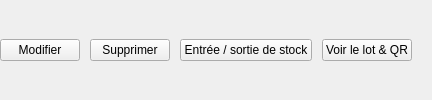
                              <widget class="QWidget" name="inventoryActions">
                                <layout class="QHBoxLayout" name="inventoryActionsLayout">
                                  <property name="leftMargin">
                                    <number>0</number>
                                  </property>
                                  <property name="topMargin">
                                    <number>0</number>
                                  </property>
                                  <property name="rightMargin">
                                    <number>0</number>
                                  </property>
                                  <property name="bottomMargin">
                                    <number>0</number>
                                  </property>
                                  <property name="spacing">
                                    <number>10</number>
                                  </property>
                                  <item>
                                    <widget class="QPushButton" name="editButton">
                                      <property name="text">
                                        <string>Modifier</string>
                                      </property>
                                    </widget>
                                  </item>
                                  <item>
                                    <widget class="QPushButton" name="deleteButton">
                                      <property name="text">
                                        <string>Supprimer</string>
                                      </property>
                                      <property name="danger" stdset="0">
                                        <bool>true</bool>
                                      </property>
                                    </widget>
                                  </item>
                                  <item>
                                    <widget class="QPushButton" name="stockButton">
                                      <property name="text">
                                        <string>Entrée / sortie de stock</string>
                                      </property>
                                    </widget>
                                  </item>
                                  <item>
                                    <widget class="QPushButton" name="openQrButton">
                                      <property name="text">
                                        <string>Voir le lot &amp;&amp; QR</string>
                                      </property>
                                    </widget>
                                  </item>
                                  <item>
                                    <spacer name="inventoryActionsSpacer">
                                      <property name="orientation">
                                        <enum>Qt::Horizontal</enum>
                                      </property>
                                      <property name="sizeHint" stdset="0">
                                        <size>
                                          <width>20</width>
                                          <height>20</height>
                                        </size>
                                      </property>
                                    </spacer>
                                  </item>
                                </layout>
                              </widget>
